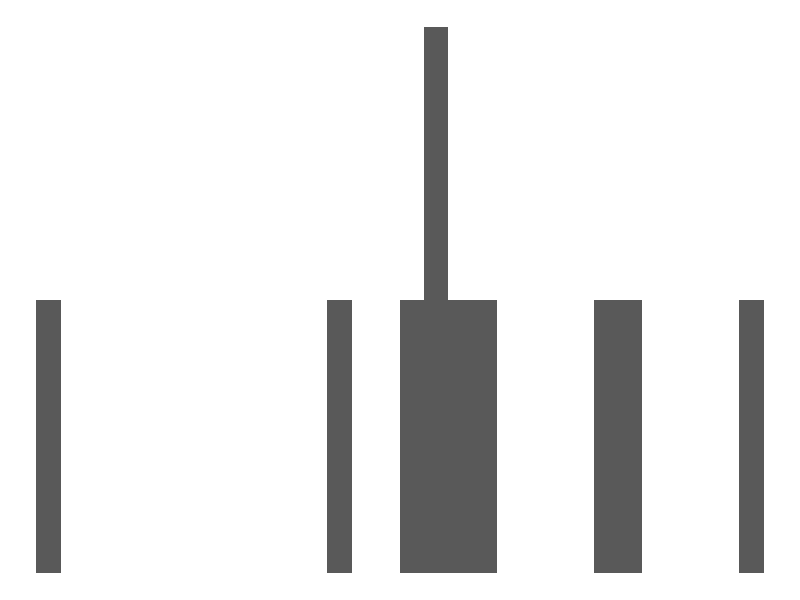

Recreate this plot in R.
ds <-  data.frame(a = rnorm(10),
                  b = letters[1:10])

summary(ds)

library(ggplot2)

ggplot(data = ds) +
  geom_histogram(aes(x = a)) +
  theme_void()
